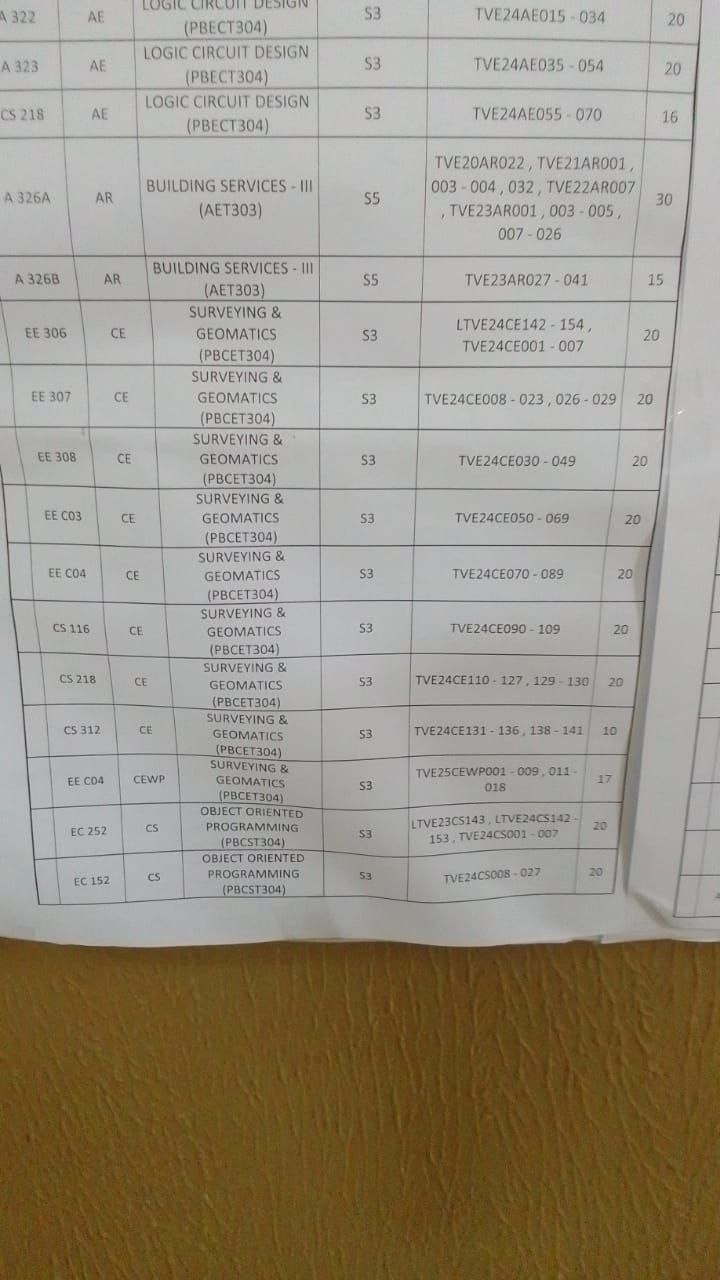
#> input picture Images/photo_6194762285033655125_y.jpg, 720 x 1280 px, found by its file name
$ python '#1_document_scanner.py'
#> lines starting #> are read from the running program, lines starting #| are printed output that depends on the picture; after the words box and inside, x2 and y2 are one past the last pixel; in counts of white or black regions, pixels touching at a corner belong together
#> further down, img is the input picture: shape (1280, 720, 3); mean B, G, R 134.1, 148, 155.4
import cv2 as cv
import numpy as np
import os
# from imutils.perspective import four_point_transform


def order_points(pts):
    rect = np.zeros((4,2), dtype="float32")

    s = pts.sum(axis=1)
    rect[0] = pts[np.argmin(s)]
    rect[2] = pts[np.argmax(s)]

    diff = np.diff(pts, axis=1)
    rect[1] = pts[np.argmin(diff)]
    rect[3] = pts[np.argmax(diff)]

    return rect

def four_point_transform(image, pts):
    rect = order_points(pts)
    (tl,tr,br,bl) = rect

    widthA = np.linalg.norm(br-bl)
    widthB = np.linalg.norm(tr - tl)
    maxWidth = int(max(widthA, widthB))

    heightA = np.linalg.norm(tr - br)
    heightB = np.linalg.norm(tl- bl)
    maxHeight = int(max(heightA, heightB))

    dst = np.array([
        [0,0],
        [maxWidth - 1, 0],
        [maxWidth - 1, maxHeight - 1],
        [0, maxHeight - 1]], dtype="float32"
    )

    M = cv.getPerspectiveTransform(rect, dst)
    warped = cv.warpPerspective(image, M, (maxWidth, maxHeight))

    return warped

def ocr(img):
    gray = cv.cvtColor(img, cv.COLOR_BGR2GRAY)
    ret, thresh = cv.threshold(gray, 128,255, cv.THRESH_BINARY)
    return thresh


def resize_image(frame, scale=0.5):
#> called with scale = 0.5
    w = frame.shape[1]
#> w = 720
    h = frame.shape[0]
#> h = 1280
    d = (int(w * scale),int(h * scale))
#> d = (360, 640)
    if scale > 1:
        scale_mode = cv.INTER_CUBIC
    elif scale < 1:
        scale_mode = cv.INTER_AREA
    return cv.resize(frame, d, interpolation=scale_mode)


img = cv.imread('../Images/photo_6194762285033655125_y.jpg')
cv.imshow('Original Image', img)

resized_img = resize_image(img)
cv.imshow('Resized Image', resized_img)

frame_copy = resized_img.copy()

gray = cv.cvtColor(resized_img, cv.COLOR_BGR2GRAY)
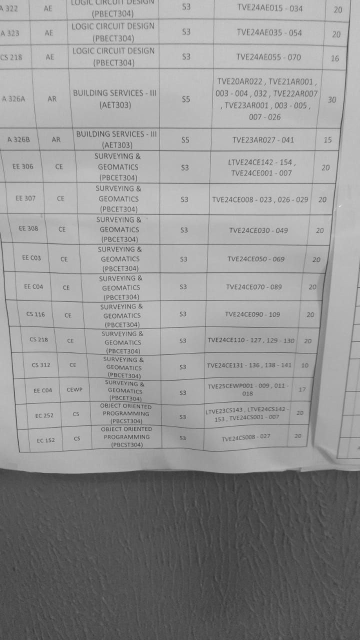
#> gray: shape (640, 360); min 55, max 231, mean 148.7
cv.imshow('Gray Image', gray)

blur = cv.GaussianBlur(gray, (5,5), cv.BORDER_DEFAULT)
cv.imshow('Blurred Image', blur)

# edges = cv.Canny(resized_img, 100, 200)
# cv.imshow('Canny Edges', edges)

ret, thresh = cv.threshold(blur, 0,255,cv.THRESH_BINARY + cv.THRESH_OTSU)
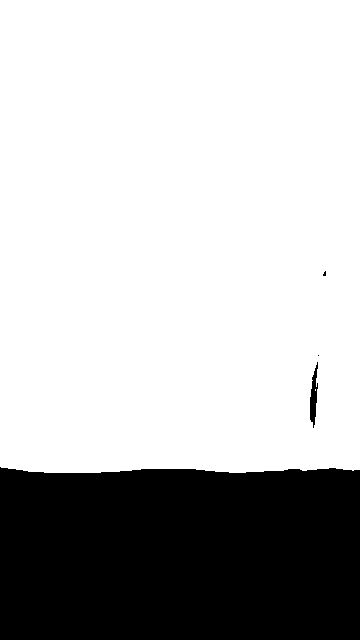
#> thresh: shape (640, 360); 73.4% white; 4 black regions (2 under 20 px)
#> ret = 126
cv.imshow('Thresholded Image', thresh)

contours, hierarchies = cv.findContours(thresh, cv.RETR_LIST, cv.CHAIN_APPROX_SIMPLE)
#> contours = 5 contours, 3 with area under 20; largest, box (x1, y1, x2, y2) and area: (0, 0, 360, 473) 168658, (309, 361, 319, 429) 368
contours = sorted(contours, key=cv.contourArea, reverse=True)
print(f'{len(contours)} contour(s) found')
#| 5 contour(s) found

max_area = 0;
for contour in contours:
    area = cv.contourArea(contour)
    if area > 1000:
        peri = cv.arcLength(contour, True)
        approx = cv.approxPolyDP(contour, 0.015 * peri, True)
        if area > max_area and len(approx) == 4:
            document_contour  = approx
            max_area = area
#> this loop made 5 passes
#> (area, peri, document_contour, max_area) on pass 1: (168657.5, 1664.2, [[0, 0], [0, 466], [359, 469], [359, 0]], 168657.5)
#> area on pass 2: 368.5
#> after the loop, max_area = 168657.5

cv.drawContours(resized_img, [document_contour], -1, (0,255,0), 3)
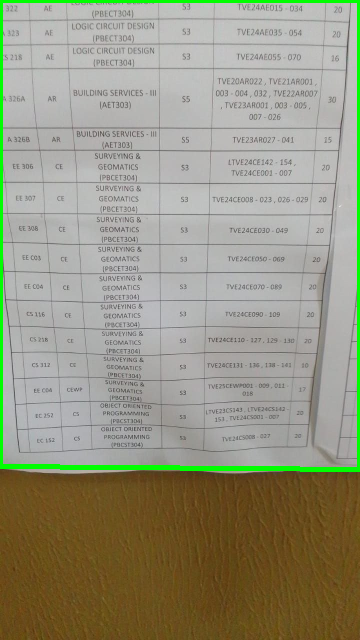
#> resized_img: shape (640, 360, 3); mean B, G, R 130, 150.1, 151.3
cv.imshow('Biggest Contour', resized_img)

warped = four_point_transform(frame_copy, document_contour.reshape(4,2))
#> in order_points, `s = pts.sum(axis=1)`: s = [0, 466, 828, 359]
#> in order_points, `diff = np.diff(pts, axis=1)`: diff = [0, 466, 110, -359]
#> in four_point_transform, `rect = order_points(pts)`: rect = [[0, 0], [359, 0], [359, 469], [0, 466]]
#> in four_point_transform, `(tl,tr,br,bl) = rect`: tl = [0, 0]; tr = [359, 0]; br = [359, 469]; bl = [0, 466]
#> in four_point_transform, `widthA = np.linalg.norm(br-bl)`: widthA = 359
#> in four_point_transform, `heightA = np.linalg.norm(tr - br)`: heightA = 469
#> in four_point_transform, `heightB = np.linalg.norm(tl- bl)`: heightB = 466
#> in four_point_transform, `maxHeight = int(max(heightA, heightB))`: maxHeight = 469
#> in four_point_transform, `dst = np.array([ [0,0], [maxWidth - 1, 0], [maxWidth - 1, maxHeight - ..`: dst = [[0, 0], [358, 0], [358, 468], [0, 468]]
#> in four_point_transform, `M = cv.getPerspectiveTransform(rect, dst)`: M = [[1, 0, 0], [0, 1, 0], [1.79e-05, 0, 1]]
#> in four_point_transform, `warped = cv.warpPerspective(image, M, (maxWidth, maxHeight))`:
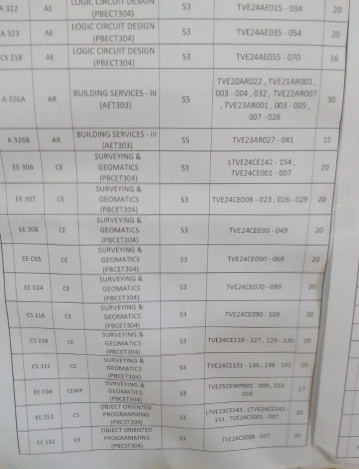
#> warped: shape (469, 359, 3); mean B, G, R 172.6, 173.9, 174
cv.imshow('Warped', warped)

scanned_image = ocr(warped)
#> in ocr, `ret, thresh = cv.threshold(gray, 128,255, cv.THRESH_BINARY)`:
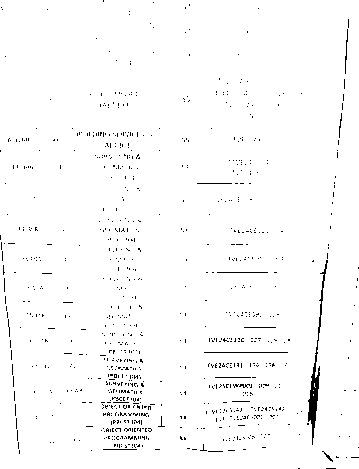
#> thresh: shape (469, 359); 97.9% white; black in thin lines or dots
cv.imshow('OCR', scanned_image)

pressed_key = cv.waitKey(0) & 0xff
#> (key Esc is pressed here)
count = 0

if pressed_key == ord('s'):
    os.makedirs("Scans", exist_ok=True)
    name = input("Enter the name of file : ")
    cv.imwrite(f'Scans/Scanned_Image_({name}).jpg', scanned_image)


cv.destroyAllWindows()
